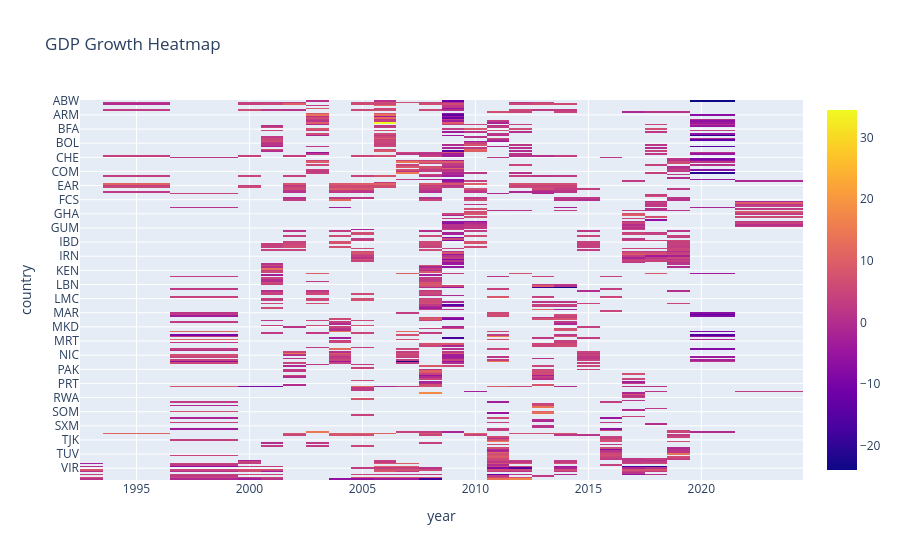

Write notebook code for a chart like this one.
### Markdown cell above
## 7. Country Overall Growth

### Code cell
pivot = df.pivot_table(
    index = "country",
    columns="year",
    values="gdp_growth")
px.imshow(pivot,aspect="auto",title="GDP Growth Heatmap").show()

### Figure 1 — Plotly figure (JSON) as saved in the notebook; plotly's stock layout.template omitted (floating-point values rounded to 4 significant figures; data arrays with more than 128 entries replaced by an {"elided": "..."} marker saying what was removed)
{"data": [{"coloraxis": "coloraxis", "hovertemplate": "year: %{x}<br>country: %{y}<br>color: %{z}<extra></extra>", "name": "0", "type": "heatmap", "x": [1993, 1994, 1999, 2000, 2001, 2002, 2003, 2004, 2005, 2006, 2007, 2008, 2009, 2010, 2011, 2012, 2013, 2014, 2015, 2016, 2017, 2018, 2019, 2020, 2023], "xaxis": "x", "y": {"elided": "242 str values"}, "yaxis": "y", "z": {"elided": "242x25 float values"}}], "layout": {"autosize": true, "coloraxis": {"colorscale": [[0, "#0d0887"], [0.1111, "#46039f"], [0.2222, "#7201a8"], [0.3333, "#9c179e"], [0.4444, "#bd3786"], [0.5556, "#d8576b"], [0.6667, "#ed7953"], [0.7778, "#fb9f3a"], [0.8889, "#fdca26"], [1, "#f0f921"]]}, "title": {"text": "GDP Growth Heatmap"}, "xaxis": {"anchor": "y", "autorange": true, "domain": [0, 1], "range": [1992.0, 2024.0], "title": {"text": "year"}, "type": "linear"}, "yaxis": {"anchor": "x", "autorange": true, "domain": [0, 1], "range": [241.5, -0.5], "title": {"text": "country"}, "type": "category"}}}
